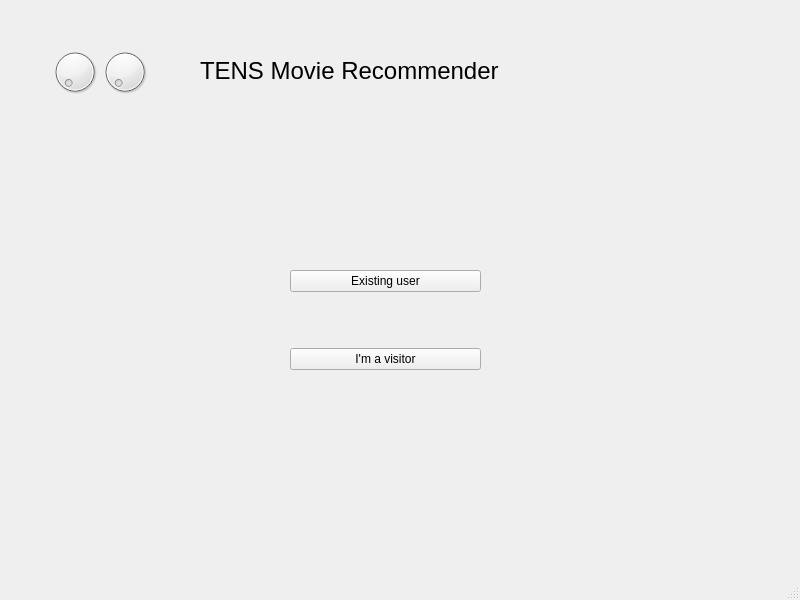
<?xml version="1.0" encoding="UTF-8"?>
<ui version="4.0">
 <class>MainWindow</class>
 <widget class="QMainWindow" name="MainWindow">
  <property name="geometry">
   <rect>
    <x>0</x>
    <y>0</y>
    <width>800</width>
    <height>600</height>
   </rect>
  </property>
  <property name="windowTitle">
   <string>MainWindow</string>
  </property>
  <widget class="QWidget" name="centralwidget">
   <widget class="QWidget" name="gridLayoutWidget">
    <property name="geometry">
     <rect>
      <x>290</x>
      <y>220</y>
      <width>191</width>
      <height>201</height>
     </rect>
    </property>
    <layout class="QGridLayout" name="gridLayout">
     <item row="1" column="0">
      <widget class="QPushButton" name="visitorButton">
       <property name="text">
        <string>I'm a visitor</string>
       </property>
      </widget>
     </item>
     <item row="0" column="0">
      <widget class="QPushButton" name="existing_user_button">
       <property name="text">
        <string>Existing user</string>
       </property>
      </widget>
     </item>
    </layout>
   </widget>
   <widget class="QLabel" name="label">
    <property name="geometry">
     <rect>
      <x>200</x>
      <y>40</y>
      <width>381</width>
      <height>61</height>
     </rect>
    </property>
    <property name="minimumSize">
     <size>
      <width>0</width>
      <height>41</height>
     </size>
    </property>
    <property name="font">
     <font>
      <pointsize>18</pointsize>
     </font>
    </property>
    <property name="cursor">
     <cursorShape>ArrowCursor</cursorShape>
    </property>
    <property name="text">
     <string>TENS Movie Recommender</string>
    </property>
   </widget>
   <widget class="QDial" name="dial">
    <property name="geometry">
     <rect>
      <x>50</x>
      <y>40</y>
      <width>50</width>
      <height>64</height>
     </rect>
    </property>
   </widget>
   <widget class="QDial" name="dial_2">
    <property name="geometry">
     <rect>
      <x>100</x>
      <y>40</y>
      <width>50</width>
      <height>64</height>
     </rect>
    </property>
   </widget>
  </widget>
  <widget class="QMenuBar" name="menubar">
   <property name="geometry">
    <rect>
     <x>0</x>
     <y>0</y>
     <width>800</width>
     <height>26</height>
    </rect>
   </property>
  </widget>
  <widget class="QStatusBar" name="statusbar"/>
 </widget>
 <resources/>
 <connections/>
</ui>
